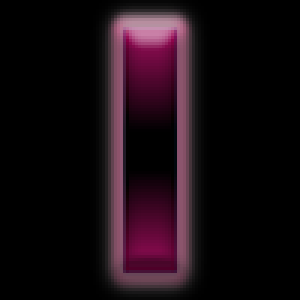
#> input picture Images/I100.png, 100 x 100 px, found by its file name (shown 3 times larger)
$ python imgmat.py
#> lines starting #> are read from the running program, lines starting #| are printed output that depends on the picture
import sys
import numpy
import cv2

numpy.set_printoptions(threshold=sys.maxsize)

frame = cv2.imread("/Users/cwlroda/Desktop/I100.png", 1)
#> frame is the input picture: shape (100, 100, 3); mean B, G, R 17.5, 11.6, 23.2
# frame = cv2.cvtColor(frame, cv2.COLOR_RGB2BGR)
print(frame)
#> (printed output is left out)

numpy.save("I100", frame)

img = numpy.load("/Users/cwlroda/Desktop/Python/DDC/I100.npy")
#> (reads npy/I100.npy from the repository)

cv2.imshow("DDC", img)
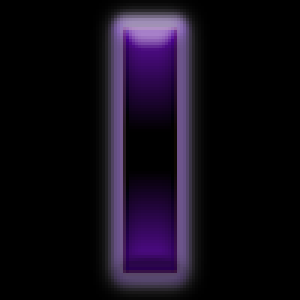
#> window 'DDC': shape (100, 100, 3) (shown 3 times larger); mean B, G, R 23.2, 11.6, 17.5
cv2.waitKey(0)
cv2.destroyAllWindows()
